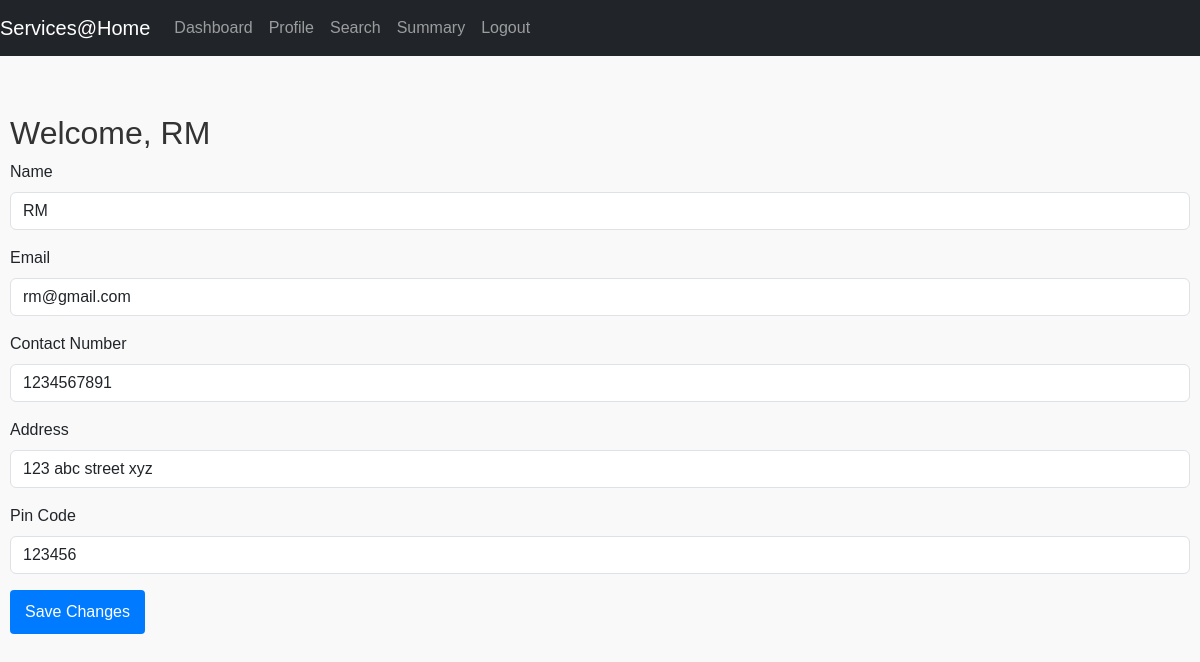
Page /customer/profile (signed in) on the committed database.
### app/models.py (models this page shows)
class User(UserMixin, db.Model):
    __tablename__ = 'users'
    id = db.Column(db.Integer, primary_key=True)
    email = db.Column(db.String(100), unique=True, nullable=False)
    password = db.Column(db.String(100), nullable=False)
    name = db.Column(db.String(100), nullable=True)
    role = db.Column(db.String(20), nullable=False)  # 'customer' or 'professional'
    address = db.Column(db.String(100), nullable= False)
    pin_code = db.Column(db.String(6), nullable = False)
    contact_no = db.Column(db.String(10), nullable = True)

### app.py (the view, shortened to what this page needs)
@app.route('/customer/profile', methods=['GET', 'POST'])
@login_required
@require_role('customer')
def customer_profile():
    customer_id= current_user.id
    customer = User.query.filter_by(id=customer_id).first()
    return render_template('customer_profile.html', customer=customer)

### app.py (called while the page is built)
@login_manager.user_loader
def load_user(user_id):
    user_id = int(user_id)
    return User.query.filter_by(id=user_id).first()

### app/utils.py (called while the page is built)
def require_role(role):
    def wrapper(f):
        @wraps(f)
        def decorated_function(*args, **kwargs):
            if not current_user.is_authenticated or current_user.role != role:
                flash("Unauthorized access.", "error")
                return redirect(url_for('login'))
            return f(*args, **kwargs)
        return decorated_function
    return wrapper

### app/templates/customer_profile.html (shortened to what this page needs)
<!DOCTYPE html>
<html lang="en">
<head>
    <link href="https://cdn.jsdelivr.net/npm/bootstrap@5.3.3/dist/css/bootstrap.min.css" rel="stylesheet">
    <link rel="stylesheet" href="{{ url_for('static', filename='css/customer_search.css') }}">
</head>
<body>
    <nav class="navbar navbar-expand-lg navbar-dark bg-dark">
        <a class="navbar-brand" href="{{ url_for('index')}}">Services@Home</a>
        <div class="collapse navbar-collapse">
            <ul class="navbar-nav ml-auto">
                <li class="nav-item"><a class="nav-link" href="{{ url_for('customer_dashboard') }}">Dashboard</a></li>
                <li class="nav-item"><a class="nav-link" href="{{ url_for('customer_profile') }}">Profile</a></li>
                <li class="nav-item"><a class="nav-link" href="{{ url_for('customer_search') }}">Search</a></li>
                <li class="nav-item"><a class="nav-link" href="{{ url_for('customer_summary') }}">Summary</a></li>
                <li class="nav-item"><a class="nav-link" href="{{ url_for('login') }}">Logout</a></li>
            </ul>
        </div>
    </nav>
    <div class="container mt-5">
        <h2>Welcome, {{ customer.name }}</h2>
        <form method="POST" action="{{ url_for('professional_profile') }}">
            <div class="mb-3">
                <label for="name" class="form-label">Name</label>
                <input type="text" class="form-control" id="name" name="name" value="{{ customer.name }}" required>
            </div>
            <div class="mb-3">
                <label for="email" class="form-label">Email</label>
                <input type="email" class="form-control" id="email" name="email" value="{{ customer.email }}"
                    required>
            </div>
            <div class="mb-3">
                <label for="contact_no" class="form-label">Contact Number</label>
                <input type="text" class="form-control" id="contact_no" name="contact_no"
                    value="{{ customer.contact_no }}" required>
            </div>
            <div class="mb-3">
                <label for="address" class="form-label">Address</label>
                <input type="text" class="form-control" id="address" name="address" value="{{ customer.address }}">
            </div>
            <div class="mb-3">
                <label for="pin_code" class="form-label">Pin Code</label>
                <input type="text" class="form-control" id="pin_code" name="pin_code"
                    value="{{ customer.pin_code }}" required>
            </div>
            <button type="submit" class="btn btn-primary">Save Changes</button>
        </form>
    </div>
</body>
</html>

### app/static/css/customer_search.css (style rules this page uses)
body { font-family: Arial, sans-serif; margin: 0; padding: 0; background-color: #f9f9f9; }
.container { max-width: 1200px; margin: 20px auto; padding: 10px; }
h2, h3 { color: #333; }
nav { background-color: #007bff; color: white; padding: 15px; display: flex; justify-content: space-between; align-items: center; }
button[type="submit"] { background-color: #007bff; color: white; padding: 10px 15px; border: none; border-radius: 4px; cursor: pointer; }

### rows in the picture
User: name "RM", email "rm@gmail.com", contact_no "1234567891", address "123 abc street xyz", pin_code "123456"
